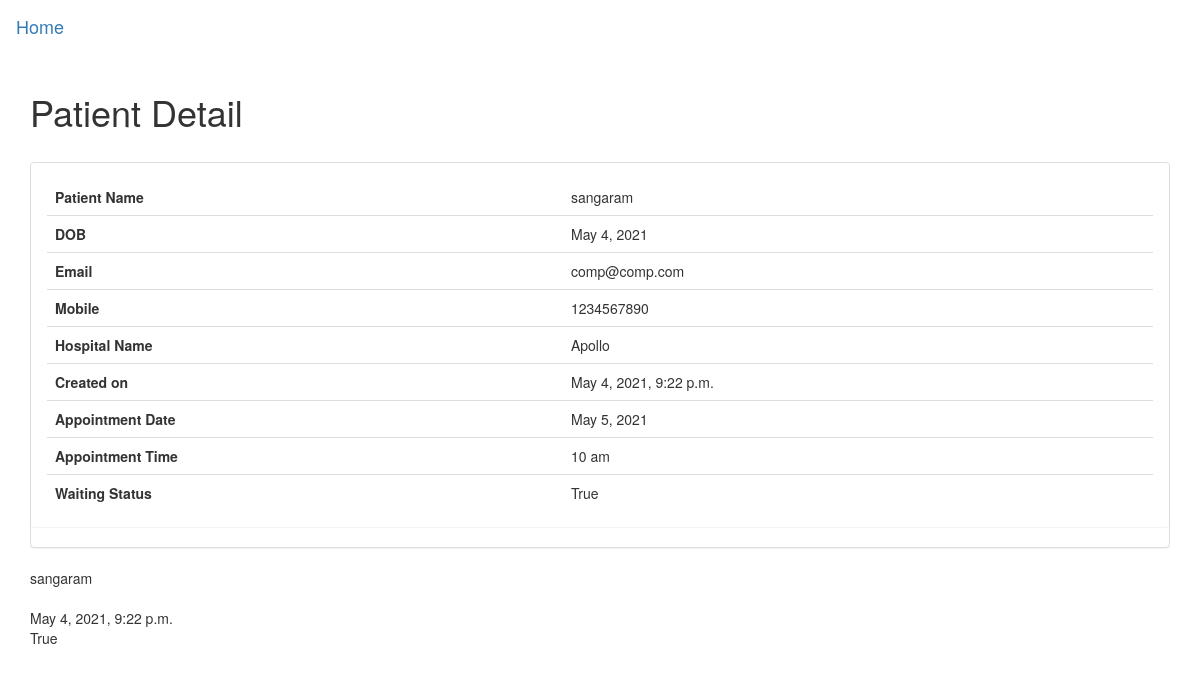
Page /api/patient/1 on the earlier database version.
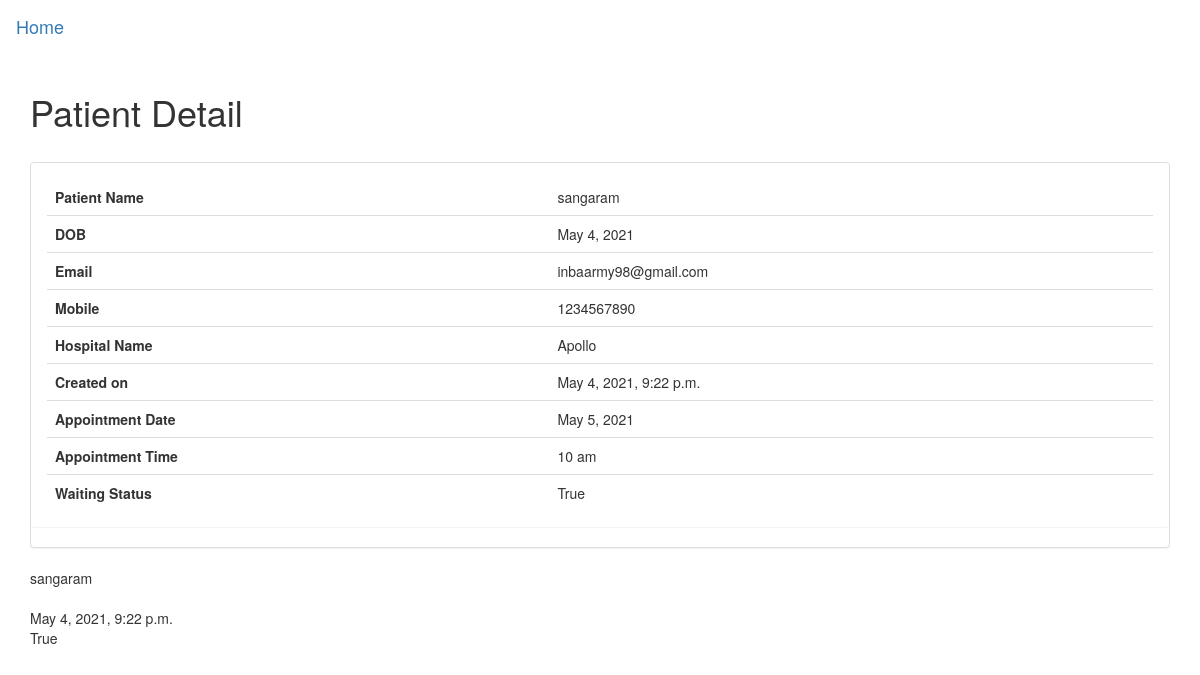
Same page on the later database version.
### api/models.py (models this page shows, shortened)
class Patient(models.Model):
    patient_name=models.CharField(max_length=30)
    hospital=models.ForeignKey(Hospital, on_delete=models.CASCADE)
    email=models.EmailField(max_length = 254)
    mobile = PhoneField(help_text='Contact phone number')
    dob=models.DateField(default=timezone.now,max_length=8)
    appointment_date=models.DateField(default=date.today ,max_length=8)
    appointment_time=models.CharField(choices=appointment_time_choices, default='10 am', max_length=10)
    created_on=models.DateTimeField(default=timezone.now)
    waiting_status=models.BooleanField(default=True)

class Hospital(models.Model):
    name=models.CharField(max_length=40, unique=True)
    address=models.CharField(max_length=100)
    zipcode=models.CharField(max_length=6)
    mobile=PhoneField(help_text='Contact phone number')
    email = models.EmailField(max_length=254)
    def __str__(self):
        return self.name

### api/views.py (the view)
# urls.py: path("patient/<int:pk>", views.PatientDetailView.as_view(), name="patient_detail" ),
class PatientDetailView(DetailView): # for displaying api response in browser as webpage
    template_name = "patient_detail.html"
    fields = ['patient_name','hospital','email','mobile','dob','appointment_date','appointment_time', 'created_on', 'waiting_status']
    model=Patient

### api/templates/patient_detail.html
{% extends 'base.html' %}
{% block content %}
<div class="container">
    <h1><centre>Patient Detail</centre></h1><br>
    <div class="panel panel-default">
 	<div class="panel panel-body">
 	<table class="table table-stripped">
 	<tr>
        <td><strong>Patient Name</strong></td>
        <td>{{ patient.patient_name }}</td>
    </tr>
        <tr>
        <td><strong>DOB</strong></td>
        <td>{{ patient.dob }}</td>
    </tr>
        <tr>
        <td><strong>Email</strong></td>
        <td>{{ patient.email }}</td>
    </tr>
        <tr>
        <td><strong>Mobile</strong></td>
        <td>{{ patient.mobile }}</td>
    </tr>
        <tr>
        <td><strong>Hospital Name</strong></td>
        <td>{{ patient.hospital }}</td>
    </tr>
    <tr>
        <td><strong>Created on</strong></td>
        <td>{{ patient.created_on }}</td>
    </tr>
    <tr>
        <td><strong>Appointment Date</strong></td>
        <td>{{ patient.appointment_date }}</td>
    </tr>
        <tr>
        <td><strong>Appointment Time</strong></td>
        <td>{{ patient.appointment_time }}</td>
    </tr>
    <tr>
        <td><strong>Waiting Status</strong></td>
        <td>{{ patient.waiting_status }}</td>
    </table>
    </div>
</div>
{{ patient.patient_name }}<br>
{{ object.doctor }}<br>
{{ object.created_on }}<br>
{{ object.waiting_status }}<br>
</div>
{% endblock %}

Differences in the rows shown:
changed Patient "sangaram": email "comp@comp.com" → "inbaarmy98@gmail.com"
